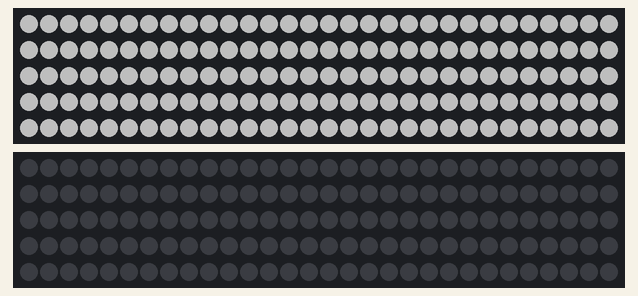
This sketch was run on a simulated Arduino Uno, built with avr-gcc and run on an emulated ATmega328P. On the bench: 2 × 150 RGB LEDs in strip order, left to right, continuing on the next row. Dim RGB values are drawn brighter than linear; random numbers use the default seed unless the sketch sets one.

Above: at 3.17 s.
At 5.32 s:
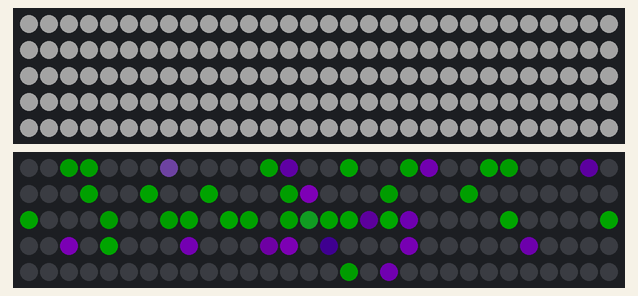
At 8.1 s:
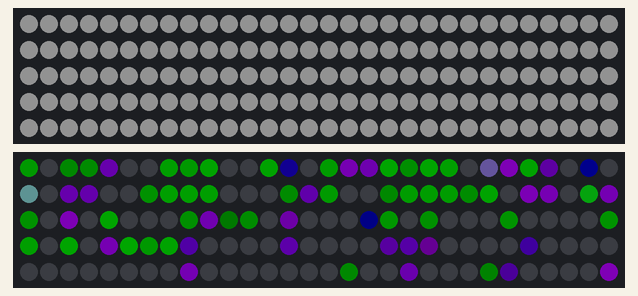
At 12.39 s:
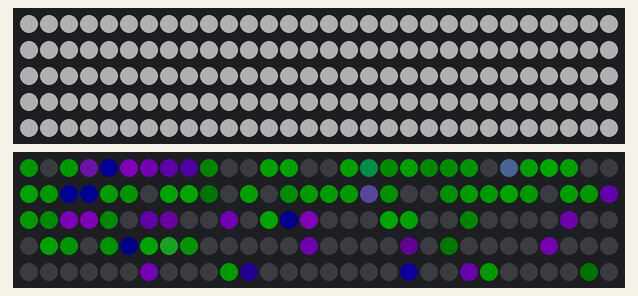
At 23.23 s:
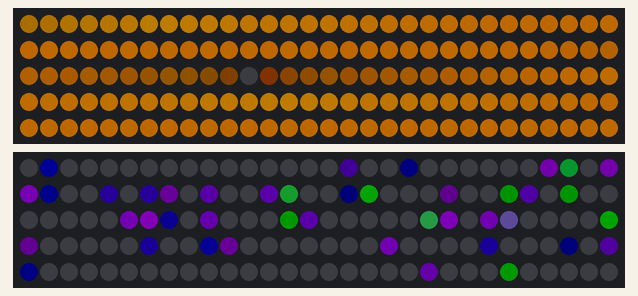
At 39.66 s:
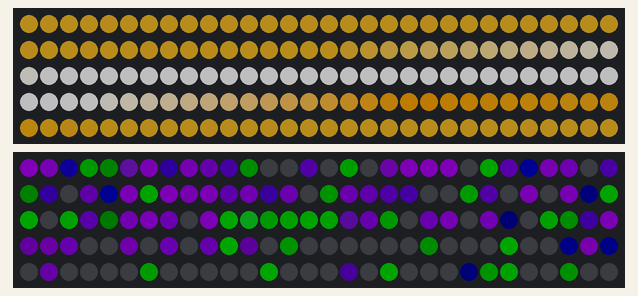

The sketch:

LIGHTSHOWV.1.ino
```cpp
#include <FastLED.h>

FASTLED_USING_NAMESPACE

#define STATE_PIN    13
#define PART_PIN     12
#define LED_TYPE    WS2812B
#define COLOR_ORDER GRB
#define NUM_LEDS    150
#define FRAMES_PER_SECOND  120

int RestfadeAmount = 3;
int Restbrightness = 0;

int HypfadeAmount = 8;
int Hypbrightness = 0;

CRGB leds[NUM_LEDS];
CRGB partLeds[NUM_LEDS];
uint8_t paletteIndex = 0;
CRGBPalette16 hypGreenPal = CRGBPalette16 (
                               CRGB::Black,
                               CRGB::Black,
                               CRGB::Black,
                               CRGB::Black,

                               CRGB::Black,
                               CRGB::Black,
                               CRGB::Black,
                               CRGB::Black,

                               CRGB::Black,
                               CRGB::Black,
                               CRGB::Black,
                               CRGB::Black,

                               CRGB::Green,
                               CRGB::Black,
                               CRGB::Green,
                               CRGB::Green
                             );
CRGBPalette16 repolPurplePal = CRGBPalette16(
                                CRGB::Green,
                               CRGB::Green,
                               CRGB::Green,
                               CRGB::Green,

                               CRGB::DarkViolet,
                               CRGB::DarkViolet,
                               CRGB::DarkViolet,
                               CRGB::DarkViolet,

                               CRGB::DarkViolet,
                               CRGB::DarkViolet,
                               CRGB::DarkViolet,
                               CRGB::DarkViolet,

                               CRGB::DarkViolet,
                               CRGB::DarkViolet,
                               CRGB::DarkViolet,
                               CRGB::DarkViolet

                              );
CRGBPalette16 repolGreenPal = CRGBPalette16 (
                                CRGB::Black,
                                CRGB::Black,
                                CRGB::Black,
                                CRGB::Black,

                                CRGB::Green,
                                CRGB::Green,
                                CRGB::Green,
                                CRGB::Green,

                                CRGB::Green,
                                CRGB::Green,
                                CRGB::Green,
                                CRGB::DarkViolet,

                                CRGB::Black,
                                CRGB::Black,
                                CRGB::Black,
                                CRGB::DarkViolet
                             );
CRGBPalette16 depoPurpPal = CRGBPalette16(
                               CRGB::Black,
                               CRGB::Black,
                               CRGB::Black,
                               CRGB::Black,

                               CRGB::Black,
                               CRGB::Black,
                               CRGB::Black,
                               CRGB::Black,

                               CRGB::Black,
                               CRGB::Black,
                               CRGB::DarkViolet,
                               CRGB::DarkViolet,

                               CRGB::Green,
                               CRGB::Green,
                               CRGB::DarkViolet,
                               CRGB::DarkViolet

                              );

CRGBPalette16 restingGreenPal = CRGBPalette16 (
                               CRGB::Black,
                               CRGB::Black,
                               CRGB::Black,
                               CRGB::Black,

                               CRGB::Black,
                               CRGB::Black,
                               CRGB::Black,
                               CRGB::Black,

                               CRGB::Black,
                               CRGB::Black,
                               CRGB::Black,
                               CRGB::Black,

                               CRGB::Green,
                               CRGB::Black,
                               CRGB::DarkViolet,
                               CRGB::DarkViolet
                             );

CRGBPalette16 restingPurpPal = CRGBPalette16(
                                CRGB::DarkViolet,
                                CRGB::DarkViolet,
                                CRGB::Green,
                                CRGB::Green,

                                CRGB::Green,
                                CRGB::Green,
                                CRGB::Green,
                                CRGB::Green,

                                CRGB::Green,
                                CRGB::Green,
                                CRGB::Green,
                                CRGB::Green,

                                CRGB::Green,
                                CRGB::Green,
                                CRGB::DarkViolet,
                                CRGB::DarkViolet

                              );


CRGBPalette16 earlyDepoPal = CRGBPalette16 (
        CRGB::White,
        CRGB::White,
        CRGB::Goldenrod,
        CRGB::Goldenrod,

        CRGB::Goldenrod,
        CRGB::Orange,
        CRGB::Orange,
        CRGB::Goldenrod,

        CRGB::Goldenrod,
        CRGB::White,
        CRGB::White,
        CRGB::Goldenrod,

        CRGB::Goldenrod,
        CRGB::Orange,
        CRGB::Orange,
        CRGB::Goldenrod
  );


CRGBPalette16 lateDepoPal = CRGBPalette16 (
  CRGB::Orange,
  CRGB::DarkOrange,
  CRGB::DarkOrange,

  CRGB::DarkOrange,
  CRGB::Black,
  CRGB::DarkOrange,

  CRGB::Orange,
  CRGB::DarkOrange,
  CRGB::DarkOrange,

  CRGB::DarkOrange,
  CRGB::Black,
  CRGB::DarkOrange,

  CRGB::Orange,
  CRGB::DarkOrange,
  CRGB::DarkOrange,

  CRGB::Black
  );


CRGBPalette16 repolarPal = CRGBPalette16 (
        CRGB::Orange,
        CRGB::Goldenrod,
        CRGB::Goldenrod,
        CRGB::Goldenrod,

        CRGB::Goldenrod,
        CRGB::White,
        CRGB::White,
        CRGB::White,

        CRGB::Orange,
        CRGB::Goldenrod,
        CRGB::Goldenrod,
        CRGB::Goldenrod,

        CRGB::Goldenrod,
        CRGB::White,
        CRGB::White,
        CRGB::White
  );


void setup() {
  delay(3000);

  FastLED.addLeds<WS2812B, STATE_PIN, GRB>(leds, NUM_LEDS).setCorrection( TypicalLEDStrip );
  FastLED.addLeds<WS2812B, PART_PIN, GRB>(partLeds, NUM_LEDS).setCorrection( TypicalLEDStrip );
  FastLED.setBrightness(80);

}

typedef void (*SimplePatternList[])();
SimplePatternList gPatterns = { restingState,earlyDepolarization,lateDepolarization, repolarization, hyperpolarization};
uint8_t gCurrentPatternNumber = 0;

void loop() {
   gPatterns[gCurrentPatternNumber]();

   FastLED.delay(1000/FRAMES_PER_SECOND);

   EVERY_N_SECONDS( 10 ) { nextPattern(); }
}
#define ARRAY_SIZE(A) (sizeof(A) / sizeof((A)[0]))

void nextPattern()
{
  // add one to the current pattern number, and wrap around at the end
  gCurrentPatternNumber = (gCurrentPatternNumber + 1) % ARRAY_SIZE( gPatterns);
}


void restingStateStrip(){
  for(int i = 0; i < NUM_LEDS; i++ )
   {

   leds[i] = CRGB::White;
   leds[i].fadeLightBy(Restbrightness);
  }
  FastLED.show();
  Restbrightness = Restbrightness + RestfadeAmount;
  // reverse the direction of the fading at the ends of the fade:
  if(Restbrightness == 0 || Restbrightness == 255)
  {
    RestfadeAmount = -RestfadeAmount ;
  }
  delay(9);
  }

void earlyDepoStrip(){
   fill_palette(leds, NUM_LEDS, paletteIndex, 255 / NUM_LEDS, earlyDepoPal, 255, LINEARBLEND);
  //leds, nLEDS, startIndex, indexDelta, palette, brightness, blendType
  FastLED.show();

  EVERY_N_MILLISECONDS(15){
    paletteIndex++;
    }

  }

void lateDepoStrip(){
   fill_palette(leds, NUM_LEDS, paletteIndex, 255 / NUM_LEDS, lateDepoPal, 255, LINEARBLEND);
  //leds, nLEDS, startIndex, indexDelta, palette, brightness, blendType
  FastLED.show();

  EVERY_N_MILLISECONDS(10){
    paletteIndex++;
    }
  }

void repolarizationStrip(){
 fill_palette(leds, NUM_LEDS, paletteIndex, 255 / NUM_LEDS, repolarPal, 255, LINEARBLEND);
  //leds, nLEDS, startIndex, indexDelta, palette, brightness, blendType
  FastLED.show();

  EVERY_N_MILLISECONDS(25){
    paletteIndex++;
    }
  }

void hyperpolarizationStrip(){
   for(int i = 0; i < NUM_LEDS; i++ )
   {

   leds[i].setRGB(255,255,255);
   leds[i].fadeLightBy(Hypbrightness);
  }
  FastLED.show();
  Hypbrightness = Hypbrightness + HypfadeAmount;
  // reverse the direction of the fading at the ends of the fade:
  if(Hypbrightness == 0 || Hypbrightness == 100)
  {
    HypfadeAmount = -HypfadeAmount ;
  }
  delay(4);

  }
void Particles(CRGBPalette16 pal1,CRGBPalette16 pal2){
   EVERY_N_MILLISECONDS(20) {
    //Switch on an LED at random, choosing a random color from the palette
    partLeds[random8(0, NUM_LEDS - 50)] = ColorFromPalette(pal1, random8(), 255, LINEARBLEND);
  }

  EVERY_N_MILLISECONDS(20) {
    //Switch on an LED at random, choosing a random color from the palette
    partLeds[random8(51, NUM_LEDS)] = ColorFromPalette(pal2, random8(), 255, LINEARBLEND);
  }

  // Fade all LEDs down by 1 in brightness each time this is called
  fadeToBlackBy(partLeds, NUM_LEDS, 1);

  FastLED.show();
  }

  void restingState(){
    restingStateStrip();
    Particles(restingPurpPal,restingGreenPal);
    }

  void earlyDepolarization(){
    earlyDepoStrip();
    Particles(depoPurpPal,restingGreenPal);
    }
  void lateDepolarization(){
    lateDepoStrip();
    Particles(depoPurpPal,restingGreenPal);
    }
   void repolarization(){
    repolarizationStrip();
    Particles(repolPurplePal,repolGreenPal);
    }
    void hyperpolarization(){
     hyperpolarizationStrip();
     Particles(restingPurpPal,hypGreenPal);
      }
```
